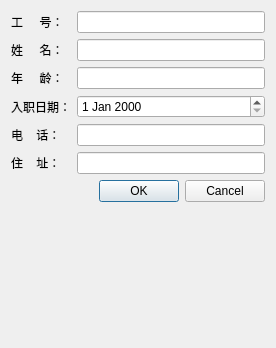
<?xml version="1.0" encoding="UTF-8"?>
<ui version="4.0">
 <class>signupdialog</class>
 <widget class="QDialog" name="signupdialog">
  <property name="geometry">
   <rect>
    <x>0</x>
    <y>0</y>
    <width>276</width>
    <height>348</height>
   </rect>
  </property>
  <property name="windowTitle">
   <string>职工信息登记表</string>
  </property>
  <layout class="QFormLayout" name="formLayout">
   <item row="0" column="0">
    <widget class="QLabel" name="label">
     <property name="text">
      <string>工     号：</string>
     </property>
    </widget>
   </item>
   <item row="0" column="1">
    <widget class="QLineEdit" name="lineEdit_num"/>
   </item>
   <item row="1" column="0">
    <widget class="QLabel" name="label_2">
     <property name="text">
      <string>姓     名：</string>
     </property>
    </widget>
   </item>
   <item row="1" column="1">
    <widget class="QLineEdit" name="lineEdit_name"/>
   </item>
   <item row="2" column="0">
    <widget class="QLabel" name="label_3">
     <property name="text">
      <string>年     龄：</string>
     </property>
    </widget>
   </item>
   <item row="2" column="1">
    <widget class="QLineEdit" name="lineEdit_age"/>
   </item>
   <item row="3" column="0">
    <widget class="QLabel" name="label_4">
     <property name="text">
      <string>入职日期：</string>
     </property>
    </widget>
   </item>
   <item row="3" column="1">
    <widget class="QDateEdit" name="dateEdit_date"/>
   </item>
   <item row="4" column="0">
    <widget class="QLabel" name="label_5">
     <property name="text">
      <string>电    话：</string>
     </property>
    </widget>
   </item>
   <item row="4" column="1">
    <widget class="QLineEdit" name="lineEdit_tele"/>
   </item>
   <item row="5" column="0">
    <widget class="QLabel" name="label_6">
     <property name="text">
      <string>住    址：</string>
     </property>
    </widget>
   </item>
   <item row="5" column="1">
    <widget class="QLineEdit" name="lineEdit_addr"/>
   </item>
   <item row="6" column="1">
    <widget class="QDialogButtonBox" name="buttonBox">
     <property name="orientation">
      <enum>Qt::Horizontal</enum>
     </property>
     <property name="standardButtons">
      <set>QDialogButtonBox::Cancel|QDialogButtonBox::Ok</set>
     </property>
    </widget>
   </item>
  </layout>
 </widget>
 <resources/>
 <connections>
  <connection>
   <sender>buttonBox</sender>
   <signal>accepted()</signal>
   <receiver>signupdialog</receiver>
   <slot>accept()</slot>
   <hints>
    <hint type="sourcelabel">
     <x>248</x>
     <y>254</y>
    </hint>
    <hint type="destinationlabel">
     <x>157</x>
     <y>274</y>
    </hint>
   </hints>
  </connection>
  <connection>
   <sender>buttonBox</sender>
   <signal>rejected()</signal>
   <receiver>signupdialog</receiver>
   <slot>reject()</slot>
   <hints>
    <hint type="sourcelabel">
     <x>316</x>
     <y>260</y>
    </hint>
    <hint type="destinationlabel">
     <x>286</x>
     <y>274</y>
    </hint>
   </hints>
  </connection>
 </connections>
</ui>
